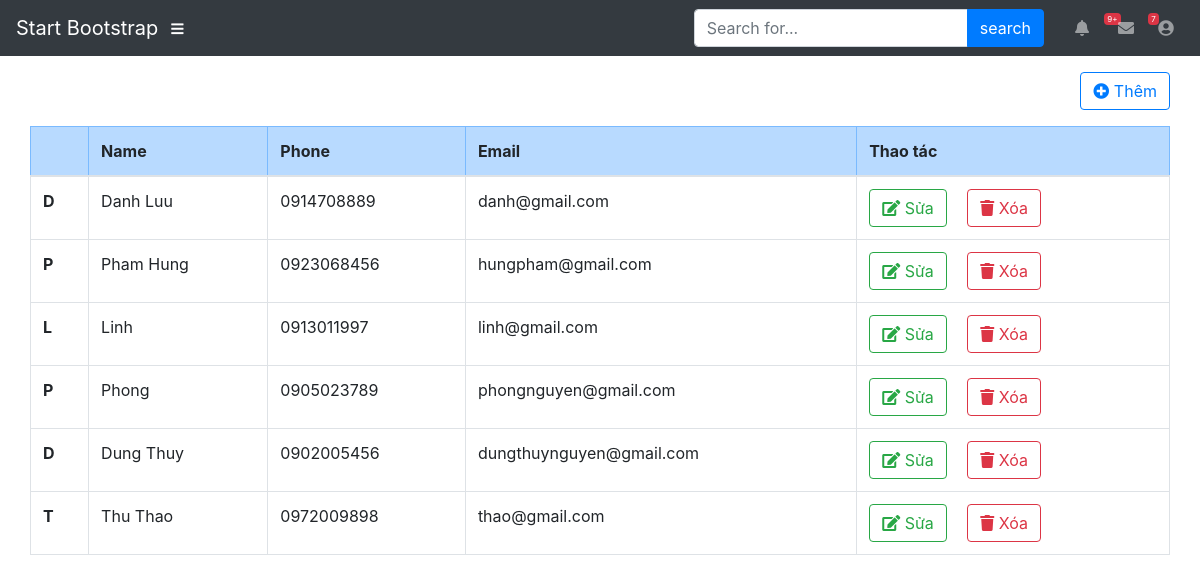
Screenshot of /view/contacts.php (signed in) with the database file from the repository.
### tables this page shows
CREATE TABLE IF NOT EXISTS `danhba` (
  `id` int(11) NOT NULL,
  `firstchar` varchar(11) NOT NULL,
  `name` varchar(50) NOT NULL,
  `phone` varchar(50) NOT NULL,
  `email` varchar(50) NOT NULL
);

### model/entity/contacts.php (called while the page is built, shortened)
<?php
class Contacts
{
    function __construct(
        $id,
        $firstchar,
        $name,
        $phone,
        $email
    ){
        $this->id = $id;
        $this->firstchar = $firstchar;
        $this->name = $name;
        $this->phone = $phone;
        $this->email = $email;
    }
    static function getListFromDB(){
        $conn = new mysqli('localhost', 'user_hoang', '12345', 'danhbalienlac');
        $conn->set_charset("utf8");
          $query = "SELECT * FROM danhba ";
          $result = $conn->query($query);
          $rs = array();
          if($result->num_rows>0){
              while($row = $result->fetch_assoc()){
                array_push($rs, new Contacts(
                    $row["id"],
                    $row["firstchar"],
                    $row["name"],
                    $row["phone"],
                    $row["email"]
                ));
              }
          }
         return $rs;
    }
}
?>

### view/contacts.php (the view, shortened to what this page needs)
<?php
include_once("header.php");
include_once("nav.php");
include_once("../model/entity/contacts.php");
$rsFromDB = Contacts::getListFromDB();
?>
<div class="container-fluid">
	<div class="table-responsive">
		<table class="table table-hover table-bordered">
			<div class="btn-add d-flex justify-content-end align-items-center pb-3">
				<button type="button" class="btn btn-outline-primary" data-toggle="modal" data-target="#modalAdd"><i class="fas fa-plus-circle"></i> Thêm</button>
            </div>
			<thead class="table-primary">
				<tr>
					<th scope="col"></th>
					<th scope="col">Name</th>
					<th scope="col">Phone</th>
					<th scope="col">Email</th>
					<th scope="col">Thao tác</th>
				</tr>
			</thead>
			<tbody>
                <?php
                   foreach($rsFromDB as $value){
                ?>
                            <tr>
                                <th scope="row"><?php echo  $value->firstchar; ?></th>
                                <td><?php echo $value->name; ?></td>
                                <td><?php echo $value->phone; ?></td>
                                <td><?php echo $value->email; ?></td>
                                <td>
                                    <a href="contacts.php?id=<?php echo $value->id; ?>" class="btn btn-outline-success mr-3">
                                        <i class="fas fa-edit"></i> Sửa
                                    </a>
                                    <button onclick='remove(<?php echo $value->id; ?>)' class='btn btn-outline-danger'><i class="fas fa-trash"></i> Xóa</button>
                                </td>
                        </tr>
                        <?php
                        }
                        ?>
                    </tbody>
        </table>
	   </div>
	</div>
<?php
include_once("footer.php"); ?>

### view/header.php (shortened to what this page needs)
<!DOCTYPE html>
<html lang="en">
<head>
    <link href="../vendor/fontawesome-free/css/all.min.css" rel="stylesheet" type="text/css">
    <link href="../vendor/datatables/dataTables.bootstrap4.css" rel="stylesheet">
    <link href="../css/sb-admin.css" rel="stylesheet">
</head>
<body id="page-top">

### view/nav.php (shortened to what this page needs)
<nav class="navbar navbar-expand navbar-dark bg-dark static-top">
    <a class="navbar-brand mr-1" href="index.html">Start Bootstrap</a>
    <button class="btn btn-link btn-sm text-white order-1 order-sm-0" id="sidebarToggle" href="#">
        <i class="fas fa-bars"></i>
    </button>
    <form class="d-none d-md-inline-block form-inline ml-auto mr-0 mr-md-3 my-2 my-md-0">
        <div class="input-group">
                <input type="text" name="search" class="form-control" placeholder="Search for..." aria-label="Search" aria-describedby="basic-addon2" onkeyup="livesearch(this.value);">
                <div class="input-group-append">
                    <input class="btn btn-primary" type="submit" name="ok" value="search">
                 </div>
        </div>
    </form>
    <ul class="navbar-nav ml-auto ml-md-0">
        <li class="nav-item dropdown no-arrow mx-1">
            <a class="nav-link dropdown-toggle" href="#" id="alertsDropdown" role="button" data-toggle="dropdown" aria-haspopup="true" aria-expanded="false">
                <i class="fas fa-bell fa-fw"></i>
                <span class="badge badge-danger">9+</span>
            </a>
        </li>
        <li class="nav-item dropdown no-arrow mx-1">
            <a class="nav-link dropdown-toggle" href="#" id="messagesDropdown" role="button" data-toggle="dropdown" aria-haspopup="true" aria-expanded="false">
                <i class="fas fa-envelope fa-fw"></i>
                <span class="badge badge-danger">7</span>
            </a>
        </li>
        <li class="nav-item dropdown no-arrow">
            <a class="nav-link dropdown-toggle" href="#" id="userDropdown" role="button" data-toggle="dropdown" aria-haspopup="true" aria-expanded="false">
                <i class="fas fa-user-circle fa-fw"></i>
            </a>
        </li>
    </ul>
</nav>
<div id="wrapper">
    <div id="content-wrapper">
        <div class="container-fluid">

### view/footer.php (shortened to what this page needs)
</div>
</div>
</body>
</html>

### rows the page displays
danhba: firstchar "D", name "Danh Luu", phone "0914708889", email "danh@gmail.com"
danhba: firstchar "P", name "Pham Hung", phone "0923068456", email "hungpham@gmail.com"
danhba: firstchar "L", name "Linh", phone "0913011997", email "linh@gmail.com"
danhba: firstchar "P", name "Phong", phone "0905023789", email "phongnguyen@gmail.com"
danhba: firstchar "D", name "Dung Thuy", phone "0902005456", email "dungthuynguyen@gmail.com"
danhba: firstchar "T", name "Thu Thao", phone "0972009898", email "thao@gmail.com"
